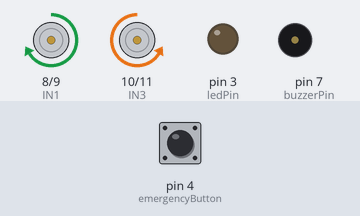
A sketch run on a simulated Arduino Uno, built with avr-gcc and run on an emulated ATmega328P. Shown: motor-driver pin pairs drawn as motors (green arrow = first pin HIGH = forward, orange = second pin HIGH = backward, longer = more drive, scaled by the enable pin), output pins drawn as LEDs (lit = HIGH), buzzer (waves = sounding, pin HIGH). The test bench sets the inputs (shaded band); at power-on: pin 4 (emergencyButton) HIGH. What the sketch prints to the serial monitor is not drawn.

Above: at 2.2 s.
2.3 s: pin 4 (emergencyButton) pulled LOW for 0.15 s
At 3.7 s:
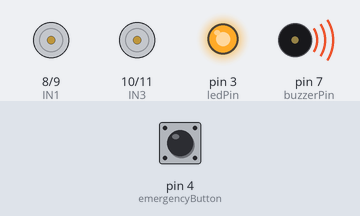
5.3 s: pin 4 (emergencyButton) pulled LOW for 1 s
8.3 s: pin 4 (emergencyButton) pulled LOW for 3.2 s
At 10.3 s:
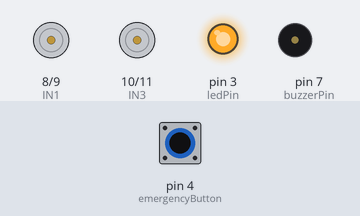
Timing chart, 0 to 19.0 s (numbered marks = the images above; inputs shaded):
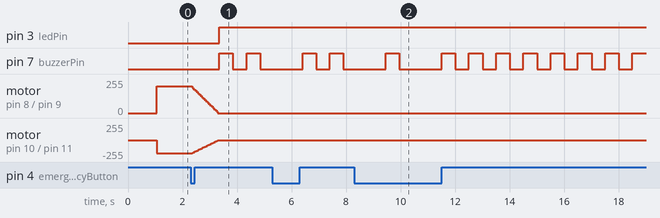

Measured:
- after the input at 2.3 s, pin 3 (ledPin): LOW → HIGH after 1.1 s; pin 7 (buzzerPin): alternates HIGH for 0.50 s and LOW for 0.50 s, starting after 1.1 s

The sketch:

mvvoiture.ino
```cpp
const int ENA = 5;   // PWM moteur A
const int ENB = 6;   // PWM moteur B
const int IN1 = 8;   // Contrôle moteur A
const int IN2 = 9;
const int IN3 = 10;  // Contrôle moteur B
const int IN4 = 11;
const int buzzerPin = 7;
const int emergencyButton = 4;  // Bouton d'arrêt (pull-up)
const int ledPin = 3;

void setup() {
  // Configuration des broches
  pinMode(ENA, OUTPUT);
  pinMode(ENB, OUTPUT);
  pinMode(IN1, OUTPUT);
  pinMode(IN2, OUTPUT);
  pinMode(IN3, OUTPUT);
  pinMode(IN4, OUTPUT);
  pinMode(buzzerPin, OUTPUT);
  pinMode(emergencyButton, INPUT_PULLUP);
  pinMode(ledPin, OUTPUT);
  digitalWrite(ledPin, LOW);

  // Initialisation série
  Serial.begin(9600);
  while (!Serial);  // Pour cartes avec USB natif uniquement

  stopMotors();
  Serial.println("🚗 Système prêt - démarrage automatique");

  // Lancement automatique
  moveForward();
}

void loop() {
  // Arrêt d'urgence manuel
  if (digitalRead(emergencyButton) == LOW) {
    triggerEmergencyStop();
  }
   // Lecture des commandes série du Raspberry Pi
    if (Serial.available() > 0) {
        char command = Serial.read();
        if (command == 'S') {
            triggerEmergencyStop();  // Arrêt immédiat
        }
    }

  // Autres tâches possibles ici (capteurs, évitement, etc.)
}

// Fonctions de contrôle
void moveForward() {
  digitalWrite(IN1, HIGH);
  digitalWrite(IN2, LOW);
  digitalWrite(IN3, LOW);
  digitalWrite(IN4, HIGH);
  analogWrite(ENA, 200);  // Vitesse modérée
  analogWrite(ENB, 200);
}

void stopMotors() {
  int currentSpeedA = 200;
  int currentSpeedB = 200;

  // Décélération progressive
  for (int speed = currentSpeedA; speed >= 0; speed -= 10) {
    analogWrite(ENA, speed);
    analogWrite(ENB, speed);
    delay(50);  // Délai entre chaque palier
  }
  digitalWrite(IN1, LOW);
  digitalWrite(IN2, LOW);
  digitalWrite(IN3, LOW);
  digitalWrite(IN4, LOW);
  analogWrite(ENA, 0);
  analogWrite(ENB, 0);
}

void triggerEmergencyStop() {
  stopMotors();
  Serial.println("🚨 Arrêt d'urgence activé !");
  digitalWrite(ledPin, HIGH);  // 🔴 LED allumée

  // Alarme sonore
  unsigned long startTime = millis();
  while (millis() - startTime < 10000) {
    digitalWrite(buzzerPin, HIGH);
    delay(500);
    digitalWrite(buzzerPin, LOW);
    delay(500);

    if (digitalRead(emergencyButton) == LOW) {
      break;
    }
  }
}
```
